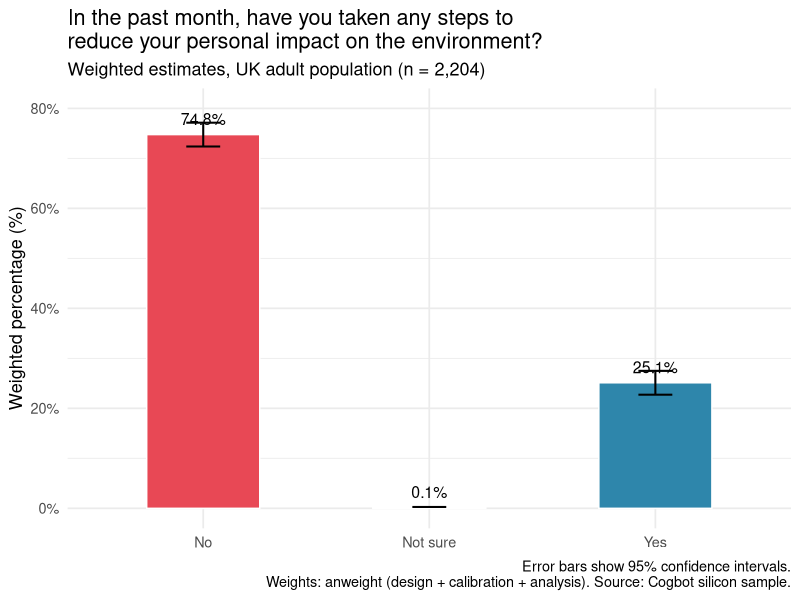
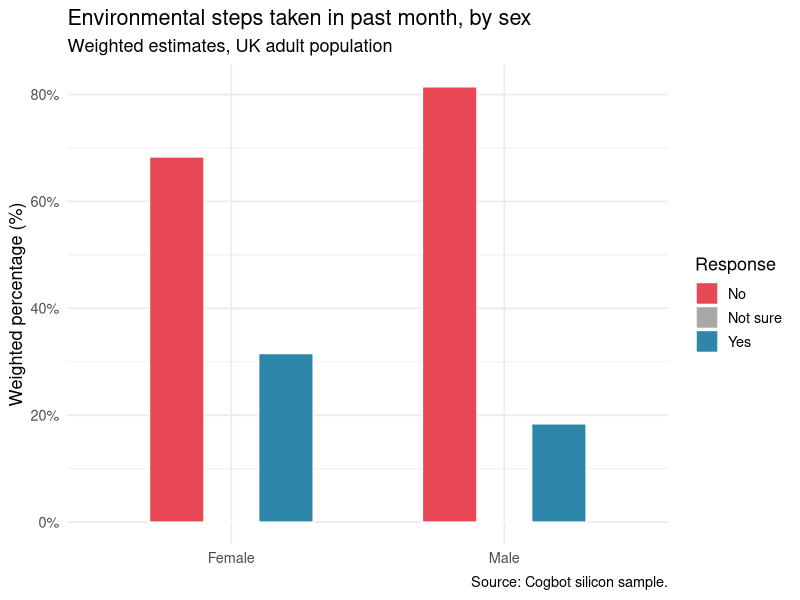
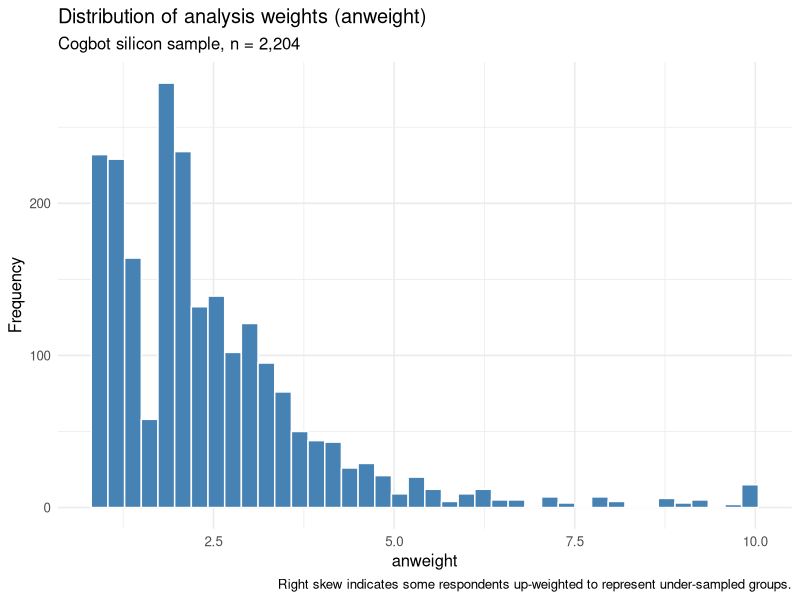
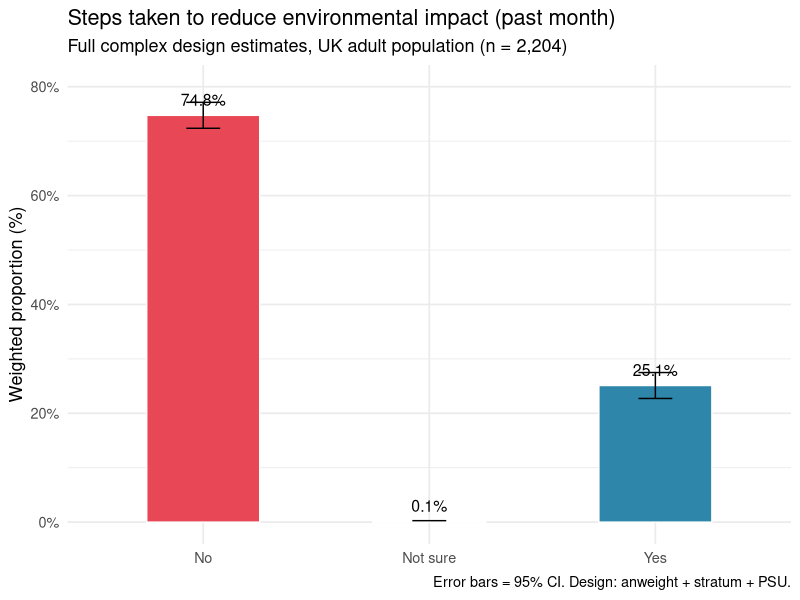
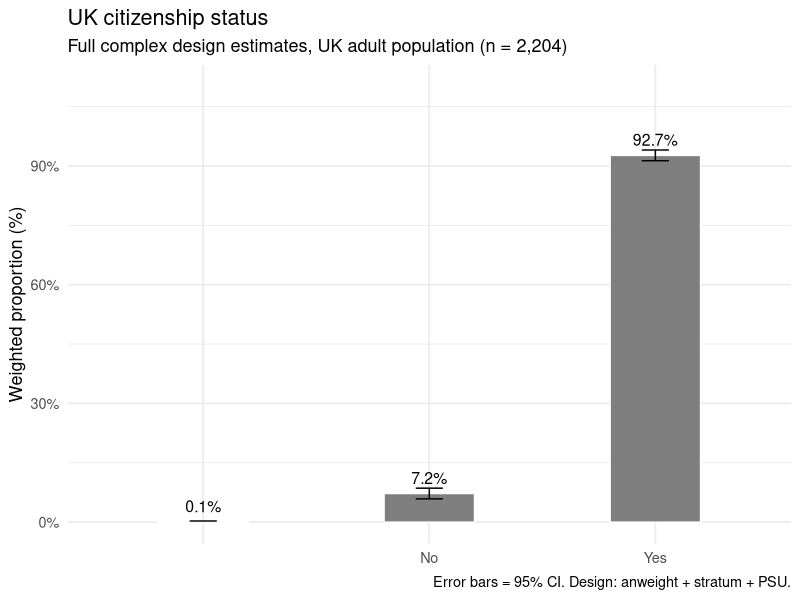
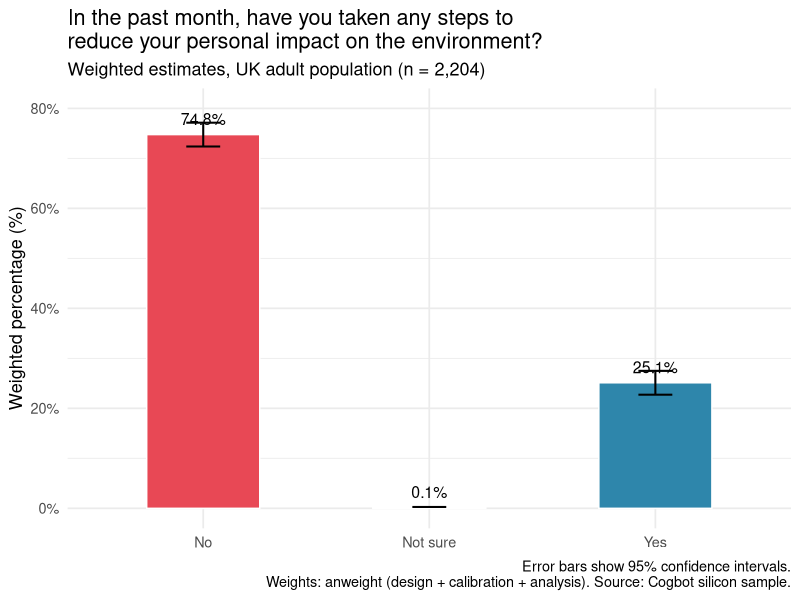
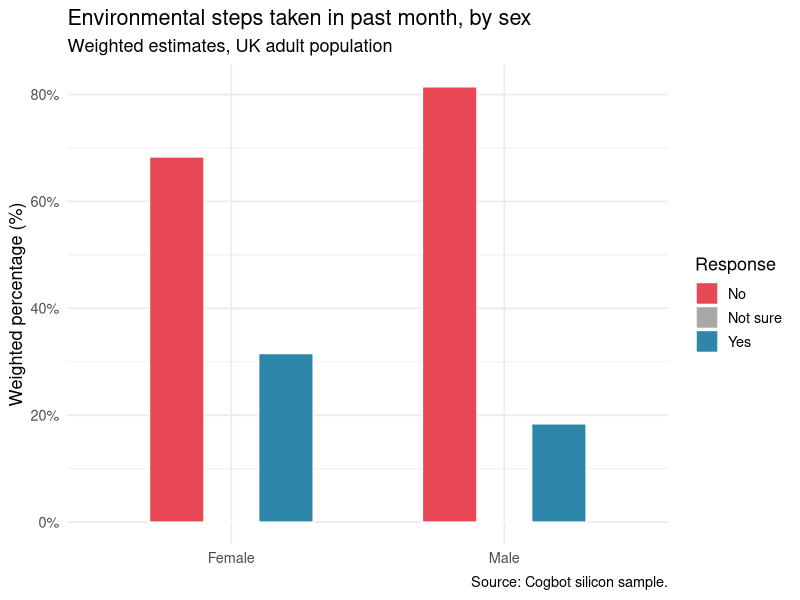
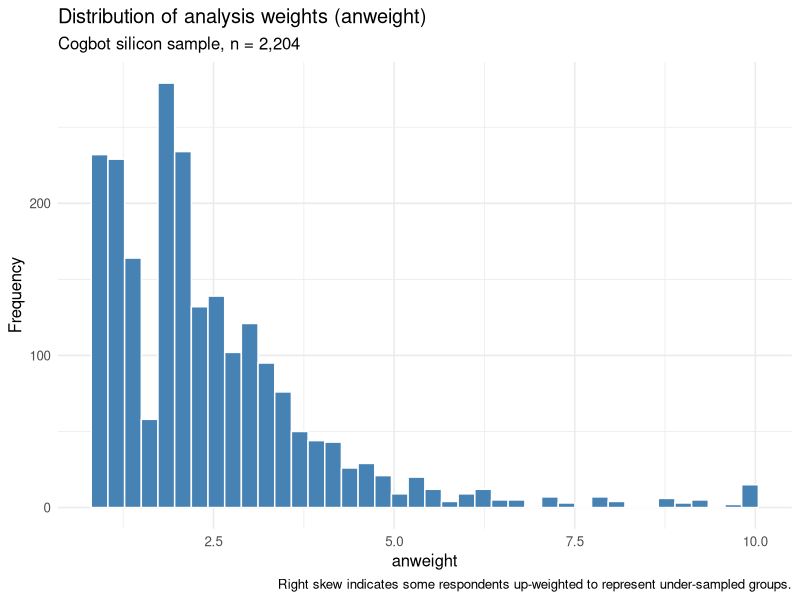

The R script that drew these images, in order:
#####################################################################################################
#
# Codebook and Associated Graphics
# MY456 | WT 2026 | Summative Assigment
#
#####################################################################################################

# Global options for qmd
knitr::opts_chunk$set(warning = FALSE, message = FALSE, linewidth = 60, echo = T)

# install.packages(c("survey", "tidyverse"))
library(survey)
library(tidyverse)

#####################################################################################################
# Part C - Preliminary Analysis
#####################################################################################################

## Loading Data
df <- read.csv("data/silicon_sample_20260406_173053.csv", stringsAsFactors = FALSE)

# Quick check
nrow(df)       # Should be 2,204
names(df)      # Check variable names are as expected

#####################################################################################################

## Clean and Recode Cogbot Responses

# Cogbot encodes responses as letters. Inspect unique values first:
table(df$response, useNA = "always")

# Recode to meaningful labels
# A / A. = Yes  |  B / B. = No  |  C = Not sure  |  D = (treat as NA)
df <- df %>%
  mutate(
    env_steps = case_when(
      response %in% c("A", "A.") ~ "Yes",
      response %in% c("B", "B.") ~ "No",
      response %in% c("C", "C.") ~ "Not sure",
      TRUE ~ NA_character_          # D and anything unexpected -> NA
    ),
    env_steps = factor(env_steps, levels = c("Yes", "No", "Not sure"))
  )

# Verify recode
table(df$env_steps, useNA = "always")

#####################################################################################################

## Complex Survey Design
# stratum and psu: Sampling structure
# anweight: Combines design, calibration, and analysis weights

design <- svydesign(
  ids      = ~psu,        # Primary sampling units (clusters)
  strata   = ~stratum,    # Stratification variable
  weights  = ~anweight,   # Combined analysis weight
  data     = df,
  nest     = TRUE         # PSU IDs are nested within strata
)

# Summary of the design object
summary(design)

#####################################################################################################

## Weighted Frequency Table

# Estimated population proportions with standard errors
props <- svymean(~env_steps, design, na.rm = TRUE)
print(props)

# Convert to a tidy data frame with confidence intervals
props_df <- as.data.frame(confint(props)) %>%
  rownames_to_column("response") %>%
  mutate(
    response   = str_remove(response, "env_steps"),   # Tidy up label
    proportion = coef(props),
    pct        = proportion * 100,
    ci_lower   = `2.5 %` * 100,
    ci_upper   = `97.5 %` * 100
  ) %>%
  select(response, pct, ci_lower, ci_upper)

print(props_df)

#####################################################################################################

## Weighted Counts
# Estimated number of UK adults in each category

counts <- svytotal(~env_steps, design, na.rm = TRUE)
print(counts)

#####################################################################################################

## Bar Chart of Weighted Proportions

ggplot(props_df, aes(x = response, y = pct, fill = response)) +
  geom_col(width = 0.5, colour = "white") +
  geom_errorbar(
    aes(ymin = ci_lower, ymax = ci_upper),
    width = 0.15,
    linewidth = 0.7
  ) +
  geom_text(
    aes(label = sprintf("%.1f%%", pct)),
    vjust = -0.8,
    size  = 4
  ) +
  scale_fill_manual(values = c("Yes" = "#2E86AB", "No" = "#E84855", "Not sure" = "#A8A8A8")) +
  scale_y_continuous(limits = c(0, 80), labels = function(x) paste0(x, "%")) +
  labs(
    title    = "In the past month, have you taken any steps to\nreduce your personal impact on the environment?",
    subtitle = "Weighted estimates, UK adult population (n = 2,204)",
    x        = NULL,
    y        = "Weighted percentage (%)",
    caption  = "Error bars show 95% confidence intervals.\nWeights: anweight (design + calibration + analysis). Source: Cogbot silicon sample."
  ) +
  theme_minimal(base_size = 13) +
  theme(legend.position = "none")

ggsave("environment_initial_design_plot.png", width = 7, height = 5, dpi = 300)

#####################################################################################################

## Breakdown by Sex

# Weighted cross-tabulation: response by sex
sex_tab <- svyby(~env_steps, ~sex, design, svymean, na.rm = TRUE)
print(sex_tab)

# Clean up for plotting
sex_df <- sex_tab %>%
  as.data.frame() %>%
  select(sex, env_stepsYes, env_stepsNo, `env_stepsNot sure`) %>%
  pivot_longer(
    cols      = starts_with("env_steps"),
    names_to  = "response",
    values_to = "proportion"
  ) %>%
  mutate(
    response = str_remove(response, "env_steps"),
    pct      = proportion * 100
  )

ggplot(sex_df, aes(x = sex, y = pct, fill = response)) +
  geom_col(position = "dodge", width = 0.6, colour = "white") +
  scale_fill_manual(values = c("Yes" = "#2E86AB", "No" = "#E84855", "Not sure" = "#A8A8A8")) +
  scale_y_continuous(labels = function(x) paste0(x, "%")) +
  labs(
    title    = "Environmental steps taken in past month, by sex",
    subtitle = "Weighted estimates, UK adult population",
    x        = NULL,
    y        = "Weighted percentage (%)",
    fill     = "Response",
    caption  = "Source: Cogbot silicon sample."
  ) +
  theme_minimal(base_size = 13)

ggsave("environment_by_sex.png", width = 7, height = 5, dpi = 300)

#####################################################################################################

## Breakdown by Age Group

# Create age bands from continuous age variable
df <- df %>%
  mutate(
    age_group = cut(
      agea,
      breaks = c(17, 29, 44, 59, 74, Inf),
      labels = c("18-29", "30-44", "45-59", "60-74", "75+")
    )
  )

# Redefine design with age_group added
design2 <- svydesign(
  ids     = ~psu,
  strata  = ~stratum,
  weights = ~anweight,
  data    = df,
  nest    = TRUE
)

age_tab <- svyby(~env_steps, ~age_group, design2, svymean, na.rm = TRUE)
print(age_tab)

#####################################################################################################

## Significance Testing

# Chi-squared test: Is is the distribution of responses independent of sex?
sex_test <- svychisq(~env_steps + sex, design)
print(sex_test)

#####################################################################################################

# Helper Functions (following seminar 5 style)

# Proportions: SE, 95% CI, and optionally DEFF / DEFT / Neff
calc_prop_table <- function(design, formula, include_deff = TRUE) {
  prop  <- svymean(formula, design = design, na.rm = TRUE)
  ci    <- confint(prop)
  result <- data.frame(
    Proportion = coef(prop),
    SE         = SE(prop),
    CI_Lower   = ci[, 1],
    CI_Upper   = ci[, 2]
  )
  if (include_deff) {
    var_name <- all.vars(formula)
    n        <- sum(!is.na(design$variables[[var_name]]))
    p        <- coef(prop)
    se       <- SE(prop)
    srs_var  <- p * (1 - p) / n
    result$DEFF <- (se^2) / srs_var
    result$DEFT <- se / sqrt(srs_var)
    result$Neff <- n / result$DEFF
  }
  result
}

#####################################################################################################
# PART D - Testing Estimation Options
#####################################################################################################

## Levels of Complex Survey Design


# Design 1: SRS  (no weight, no strata, no PSU)
# Design 2: Weight only
# Design 3: Weight + stratification
# Design 4: Weight + stratification + PSU  <-- correct full design
 
 
# ---- Design 1: Simple random sample (naive) ----------------
 
design_srs <- svydesign(ids = ~1, data = df)
 
cat("\n===== DESIGN 1: SRS =====\n", "\n-- env_steps --\n")
print(calc_prop_table(design_srs, ~env_steps, include_deff = FALSE))
 
cat("\n-- citizen --\n")
print(calc_prop_table(design_srs, ~citizen, include_deff = FALSE))
 
 
# ---- Design 2: Weight only ---------------------------------
 
design_wt <- svydesign(ids = ~1, weights = ~anweight, data = df)
 
cat("\n===== DESIGN 2: Weight only =====\n", "\n-- env_steps --\n")
print(calc_prop_table(design_wt, ~env_steps))
 
cat("\n-- citizen --\n")
print(calc_prop_table(design_wt, ~citizen))
 
 
# ---- Design 3: Weight + stratification ---------------------
 
design_wt_str <- svydesign(
  ids     = ~1,
  weights = ~anweight,
  strata  = ~stratum,
  data    = df,
  nest    = TRUE
)
 
cat("\n===== DESIGN 3: Weight + Stratification =====\n", "\n-- env_steps --\n")
print(calc_prop_table(design_wt_str, ~env_steps))
 
cat("\n-- citizen --\n")
print(calc_prop_table(design_wt_str, ~citizen))
 
 
# ---- Design 4: Weight + stratification + PSU (full design) -
 
design_full <- svydesign(
  ids     = ~psu,
  weights = ~anweight,
  strata  = ~stratum,
  data    = df,
  nest    = TRUE
)
 
cat("\n===== DESIGN 4: Full design (Weight + Strata + PSU) =====\n", "\n-- env_steps --\n")
print(calc_prop_table(design_full, ~env_steps))
 
cat("\n-- citizen --\n")
print(calc_prop_table(design_full, ~citizen))

#####################################################################################################

## Clean Side-by-Side Comparison Tables

# Helper: extract one named category row across the four designs
make_comparison <- function(cat_label, d1, d2, d3, d4, formula) {
  extract <- function(d, deff) {
    res <- calc_prop_table(d, formula, include_deff = deff)
    res[grepl(cat_label, rownames(res), fixed = TRUE), , drop = FALSE]
  }
  bind_rows(
    mutate(extract(d1, FALSE), Design = "1. SRS"),
    mutate(extract(d2, TRUE),  Design = "2. Weight only"),
    mutate(extract(d3, TRUE),  Design = "3. Weight + Strata"),
    mutate(extract(d4, TRUE),  Design = "4. Weight + Strata + PSU")
  ) %>%
    select(Design, everything()) %>%
    mutate(across(where(is.numeric), ~round(.x, 4)))
}
 
cat("\n===== COMPARISON TABLE: env_steps — 'Yes' category =====\n")
print(make_comparison("Yes", design_srs, design_wt, design_wt_str, design_full, ~env_steps))
 
cat("\n===== COMPARISON TABLE: citizen — 'UK citizen' category =====\n")
print(make_comparison("UK citizen", design_srs, design_wt, design_wt_str, design_full, ~citizen))

##################################################################################################### 

## Weight Distribution Plot

ggplot(df, aes(x = anweight)) +
  geom_histogram(bins = 40, fill = "steelblue", colour = "white") +
  theme_minimal(base_size = 12) +
  labs(
    title    = "Distribution of analysis weights (anweight)",
    subtitle = "Cogbot silicon sample, n = 2,204",
    x        = "anweight",
    y        = "Frequency",
    caption  = "Right skew indicates some respondents up-weighted to represent under-sampled groups."
  )
 
ggsave("weight_distribution.png", width = 7, height = 4, dpi = 300)

#####################################################################################################

## Bar Charts: Full Design Estimates with 95% CIs
 
# env_steps
props_env <- calc_prop_table(design_full, ~env_steps) %>%
  rownames_to_column("category") %>%
  mutate(category = str_remove(category, "env_steps"))
 
ggplot(props_env, aes(x = category, y = Proportion * 100, fill = category)) +
  geom_col(width = 0.5, colour = "white") +
  geom_errorbar(aes(ymin = CI_Lower * 100, ymax = CI_Upper * 100), width = 0.15) +
  geom_text(aes(label = sprintf("%.1f%%", Proportion * 100)), vjust = -0.8, size = 4) +
  scale_fill_manual(values = c("Yes" = "#2E86AB", "No" = "#E84855", "Not sure" = "#A8A8A8")) +
  scale_y_continuous(limits = c(0, 80), labels = function(x) paste0(x, "%")) +
  labs(
    title    = "Steps taken to reduce environmental impact (past month)",
    subtitle = "Full complex design estimates, UK adult population (n = 2,204)",
    x = NULL, y = "Weighted proportion (%)",
    caption  = "Error bars = 95% CI. Design: anweight + stratum + PSU."
  ) +
  theme_minimal(base_size = 13) +
  theme(legend.position = "none")
 
ggsave("env_steps_full_design.png", width = 7, height = 5, dpi = 300)

# citizen
props_cit <- calc_prop_table(design_full, ~citizen) %>%
  rownames_to_column("category") %>%
  mutate(category = str_remove(category, "citizen"))
 
ggplot(props_cit, aes(x = category, y = Proportion * 100, fill = category)) +
  geom_col(width = 0.4, colour = "white") +
  geom_errorbar(aes(ymin = CI_Lower * 100, ymax = CI_Upper * 100), width = 0.12) +
  geom_text(aes(label = sprintf("%.1f%%", Proportion * 100)), vjust = -0.8, size = 4) +
  scale_fill_manual(values = c("UK citizen" = "#3D9970", "Not UK citizen" = "#FF851B")) +
  scale_y_continuous(limits = c(0, 110), labels = function(x) paste0(x, "%")) +
  labs(
    title    = "UK citizenship status",
    subtitle = "Full complex design estimates, UK adult population (n = 2,204)",
    x = NULL, y = "Weighted proportion (%)",
    caption  = "Error bars = 95% CI. Design: anweight + stratum + PSU."
  ) +
  theme_minimal(base_size = 13) +
  theme(legend.position = "none")
 
ggsave("citizen_full_design.png", width = 6, height = 5, dpi = 300)

#####################################################################################################

# PARTS E & F — Key Quantities Printed for Commentary

res_env_full <- calc_prop_table(design_full, ~env_steps)
cat("\nFull design estimates for env_steps:\n")
print(round(res_env_full[, c("Proportion", "SE", "DEFF", "DEFT", "Neff")], 4))
 
res_cit_full <- calc_prop_table(design_full, ~citizen)
cat("\nFull design estimates for citizen:\n")
print(round(res_cit_full[, c("Proportion", "SE", "DEFF", "DEFT", "Neff")], 4))
 
res_env_wt <- calc_prop_table(design_wt, ~env_steps)
res_cit_wt <- calc_prop_table(design_wt, ~citizen)
cat("\nWeight-only Neff for env_steps:\n")
print(round(res_env_wt[, c("Proportion", "SE", "DEFF", "Neff")], 4))
cat("\nWeight-only Neff for citizen:\n")
print(round(res_cit_wt[, c("Proportion", "SE", "DEFF", "Neff")], 4))
